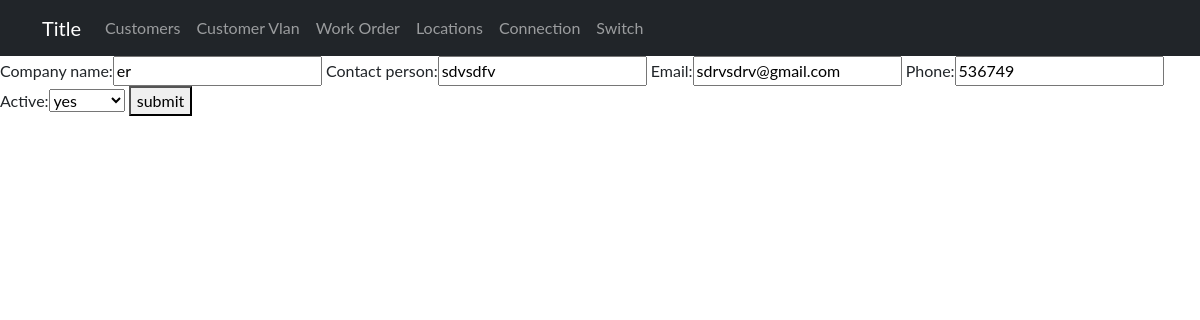
The page /devices/upd/3 on the database its author committed.
### sitadevices/models.py (models this page shows)
class Customer(models.Model):
    company_name = models.CharField(max_length=255)
    contact_person = models.CharField(max_length=255)
    email = models.EmailField()
    phone = models.IntegerField()
    active = models.CharField(choices=yesno, max_length=200)
    submitted_date_time = models.DateTimeField(default=timezone.now)

### sitadevices/views.py (the view)
# urls.py: path('upd/<int:customer_id>', CustomerUpd, name='customerupd'),
def CustomerUpd(request,customer_id):
    update = Customer.objects.get(pk=customer_id)
    form = CustomerInp(instance=update)
    if request.method =='POST':
        form = CustomerInp(request.POST, instance=update)
        if form.is_valid():
            form.save()
            return redirect('device:customerind', customer_id)
    dic = {
        'id': update,
        'form': form,
    }
    return render(request, 'admin/customerupd.html',{'dic': dic})

### sitadevices/templates/admin/customerupd.html (shortened to what this page needs)
{% extends 'admin/base1.html' %}
{% block content %}
<form enctype="multipart/form-data" action="{%url 'device:customerupd' dic.id.id%}"  class="" method="POST">
    {{dic.form}}
    <button type="submit" value="submit">submit</button>
</form>
{% endblock  %}

### sitadevices/templates/admin/base1.html (style rules this page uses)
body { font-family: "Lato", sans-serif; }

### rows shown on the page
Customer: company_name "er", contact_person "sdvsdfv", email "sdrvsdrv@gmail.com", phone "536749", active "yes"
